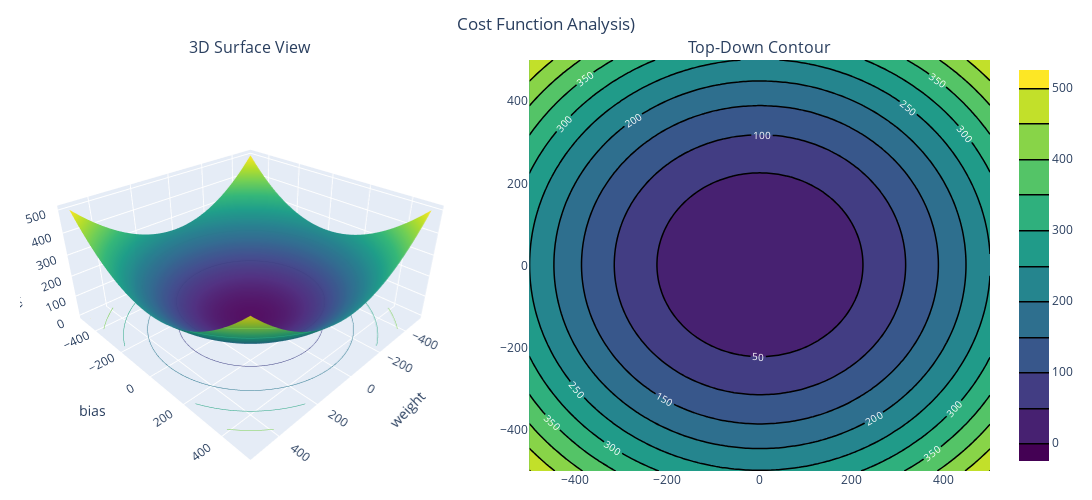

Source (notebook cell):
### Code cell
import numpy as np
import matplotlib.pyplot as plt
import plotly.graph_objects as go
from plotly.subplots import make_subplots

want_interactivePlotUsingPlotly = 1 # want_interactive Plot Using Plotly  set to 1. else set 0
want_staticPlotUsingMatplotLib = 1 # want_static Plot Using MatplotLib set to 1. else set 0

X = x_scaled
y = y
m = X.shape[0]
# Cost function
def compute_cost(w, b):
    y_pred = w * X + b
    cost = (1/m) * np.sum((y_pred - y)**2)
    return cost

# Create grid of w and b values
lowest_val = -500
highest_val = 500
w_values = np.linspace(lowest_val, highest_val, 100)
b_values = np.linspace(lowest_val, highest_val, 100)

W, B = np.meshgrid(w_values, b_values)
J = np.zeros(W.shape)

# Compute cost for each (w, b)
for i in range(W.shape[0]):
    for j in range(W.shape[1]):
        J[i, j] = compute_cost(W[i, j], B[i, j])*0.001

# Plot 3D paraboloid
if want_staticPlotUsingMatplotLib:

    # < ------------------ this is best for one 3d plot and other 2d plot in place 
    # of the using the subplots(1,2)
    # because if you create canvas first using the subplt then add_subplot again on the given subplot,
    #  it works but not aligned well.------------> 

    # Create the figure and set figsize for the two subplots
    fig = plt.figure(figsize=(12, 6))
    fig.set_facecolor('lightgrey')
    # --- LEFT PLOT: 3D Surface ---
    ax0 = fig.add_subplot(1, 2, 1, projection='3d') 
    surf = ax0.plot_surface(W, B, J, cmap='viridis', alpha=0.8)
    ax0.set_xlabel('Weight (w)')
    ax0.set_ylabel('Bias (b)')
    ax0.set_zlabel('Cost J (K)')
    ax0.set_title('3D Cost Surface')

    # --- RIGHT PLOT: 2D Contour ---
    ax1 = fig.add_subplot(1, 2, 2)
    contour = ax1.contour(W, B, J, levels=30, cmap='viridis')
    ax1.clabel(contour, inline=True, fontsize=8)
    ax1.set_xlabel("Weight w")
    ax1.set_ylabel("Bias b")
    ax1.set_title("Contour Plot (Top-down view)")

    plt.tight_layout()
    plt.show()
    plt.tight_layout(pad=2)
    plt.show()

# <---------OR ------------------------------->
if want_interactivePlotUsingPlotly:


    # 1. Setup Subplots with tight horizontal spacing
    fig = make_subplots(
        rows=1, cols=2,
        specs=[[{'type': 'surface'}, {'type': 'xy'}]], # 'xy' for 2D contour
        subplot_titles=("3D Surface View", "Top-Down Contour"),
        horizontal_spacing=0.05  # Reduces empty space between plots
    )
    
    # 2. Add 3D Surface
    fig.add_trace(
        go.Surface(
            x=W, y=B, z=J, 
            colorscale='Viridis', 
            showscale=False,
            contours_z=dict(show=True, usecolormap=True, highlightcolor="limegreen", project_z=True)
        ),
        row=1, col=1
    )

    # 3. Add 2D Contour (Optimized for visibility)
    fig.add_trace(
        go.Contour(
            x=W[0, :], # Use 1D slices for axis mapping if W/B are meshgrids
            y=B[:, 0], 
            z=J, 
            colorscale='Viridis',
            contours=dict(
                showlabels=True, # Show the cost value on lines
                labelfont=dict(size=10, color='white')
            ),
            line_width=1.5
        ),
        row=1, col=2
    )

    # 4. Compact Layout Management
    fig.update_layout(
        title_text='Cost Function Analysis)',
        title_x=0.5, # Center the title
        width=1200, #1000
        height=500,
        margin=dict(l=20, r=20, t=60, b=20), # Minimal margins
        scene=dict(
            camera=dict(eye=dict(x=1.5, y=1.5, z=1.2)), # Adjust 3D zoom
            xaxis_title='weight', yaxis_title='bias', zaxis_title='Cost(K)'
        )
    )

    fig.show()

### Figure 1 — Plotly figure (JSON) as saved in the notebook; plotly's stock layout.template omitted (floating-point values rounded to 4 significant figures; data arrays with more than 128 entries replaced by an {"elided": "..."} marker saying what was removed)
{"data": [{"colorscale": [[0, "#440154"], [0.1111, "#482878"], [0.2222, "#3e4989"], [0.3333, "#31688e"], [0.4444, "#26828e"], [0.5556, "#1f9e89"], [0.6667, "#35b779"], [0.7778, "#6ece58"], [0.8889, "#b5de2b"], [1, "#fde725"]], "contours": {"z": {"highlightcolor": "limegreen", "project": {"z": true}, "show": true, "usecolormap": true}}, "scene": "scene", "showscale": false, "type": "surface", "x": {"elided": "100x100 float values"}, "y": {"elided": "100x100 float values"}, "z": {"elided": "100x100 float values"}}, {"colorscale": [[0, "#440154"], [0.1111, "#482878"], [0.2222, "#3e4989"], [0.3333, "#31688e"], [0.4444, "#26828e"], [0.5556, "#1f9e89"], [0.6667, "#35b779"], [0.7778, "#6ece58"], [0.8889, "#b5de2b"], [1, "#fde725"]], "contours": {"labelfont": {"color": "white", "size": 10}, "showlabels": true}, "line": {"width": 1.5}, "type": "contour", "x": [-500.0, -489.9, -479.8, -469.7, -459.6, -449.5, -439.4, -429.3, -419.2, -409.1, -399.0, -388.9, -378.8, -368.7, -358.6, -348.5, -338.4, -328.3, -318.2, -308.1, -298.0, -287.9, -277.8, -267.7, -257.6, -247.5, -237.4, -227.3, -217.2, -207.1, -197.0, -186.9, -176.8, -166.7, -156.6, -146.5, -136.4, -126.3, -116.2, -106.1, -95.96, -85.86, -75.76, -65.66, -55.56, -45.45, -35.35, -25.25, -15.15, -5.051, 5.051, 15.15, 25.25, 35.35, 45.45, 55.56, 65.66, 75.76, 85.86, 95.96, 106.1, 116.2, 126.3, 136.4, 146.5, 156.6, 166.7, 176.8, 186.9, 197.0, 207.1, 217.2, 227.3, 237.4, 247.5, 257.6, 267.7, 277.8, 287.9, 298.0, 308.1, 318.2, 328.3, 338.4, 348.5, 358.6, 368.7, 378.8, 388.9, 399.0, 409.1, 419.2, 429.3, 439.4, 449.5, 459.6, 469.7, 479.8, 489.9, 500.0], "xaxis": "x", "y": [-500.0, -489.9, -479.8, -469.7, -459.6, -449.5, -439.4, -429.3, -419.2, -409.1, -399.0, -388.9, -378.8, -368.7, -358.6, -348.5, -338.4, -328.3, -318.2, -308.1, -298.0, -287.9, -277.8, -267.7, -257.6, -247.5, -237.4, -227.3, -217.2, -207.1, -197.0, -186.9, -176.8, -166.7, -156.6, -146.5, -136.4, -126.3, -116.2, -106.1, -95.96, -85.86, -75.76, -65.66, -55.56, -45.45, -35.35, -25.25, -15.15, -5.051, 5.051, 15.15, 25.25, 35.35, 45.45, 55.56, 65.66, 75.76, 85.86, 95.96, 106.1, 116.2, 126.3, 136.4, 146.5, 156.6, 166.7, 176.8, 186.9, 197.0, 207.1, 217.2, 227.3, 237.4, 247.5, 257.6, 267.7, 277.8, 287.9, 298.0, 308.1, 318.2, 328.3, 338.4, 348.5, 358.6, 368.7, 378.8, 388.9, 399.0, 409.1, 419.2, 429.3, 439.4, 449.5, 459.6, 469.7, 479.8, 489.9, 500.0], "yaxis": "y", "z": {"elided": "100x100 float values"}}], "layout": {"annotations": [{"font": {"size": 16}, "showarrow": false, "text": "3D Surface View", "x": 0.2375, "xanchor": "center", "xref": "paper", "y": 1, "yanchor": "bottom", "yref": "paper"}, {"font": {"size": 16}, "showarrow": false, "text": "Top-Down Contour", "x": 0.7625, "xanchor": "center", "xref": "paper", "y": 1, "yanchor": "bottom", "yref": "paper"}], "height": 500, "margin": {"b": 20, "l": 20, "r": 20, "t": 60}, "scene": {"camera": {"eye": {"x": 1.5, "y": 1.5, "z": 1.2}}, "domain": {"x": [0, 0.475], "y": [0, 1]}, "xaxis": {"title": {"text": "weight"}}, "yaxis": {"title": {"text": "bias"}}, "zaxis": {"title": {"text": "Cost(K)"}}}, "title": {"text": "Cost Function Analysis)", "x": 0.5}, "width": 1200, "xaxis": {"anchor": "y", "domain": [0.525, 1]}, "yaxis": {"anchor": "x", "domain": [0, 1]}}}
